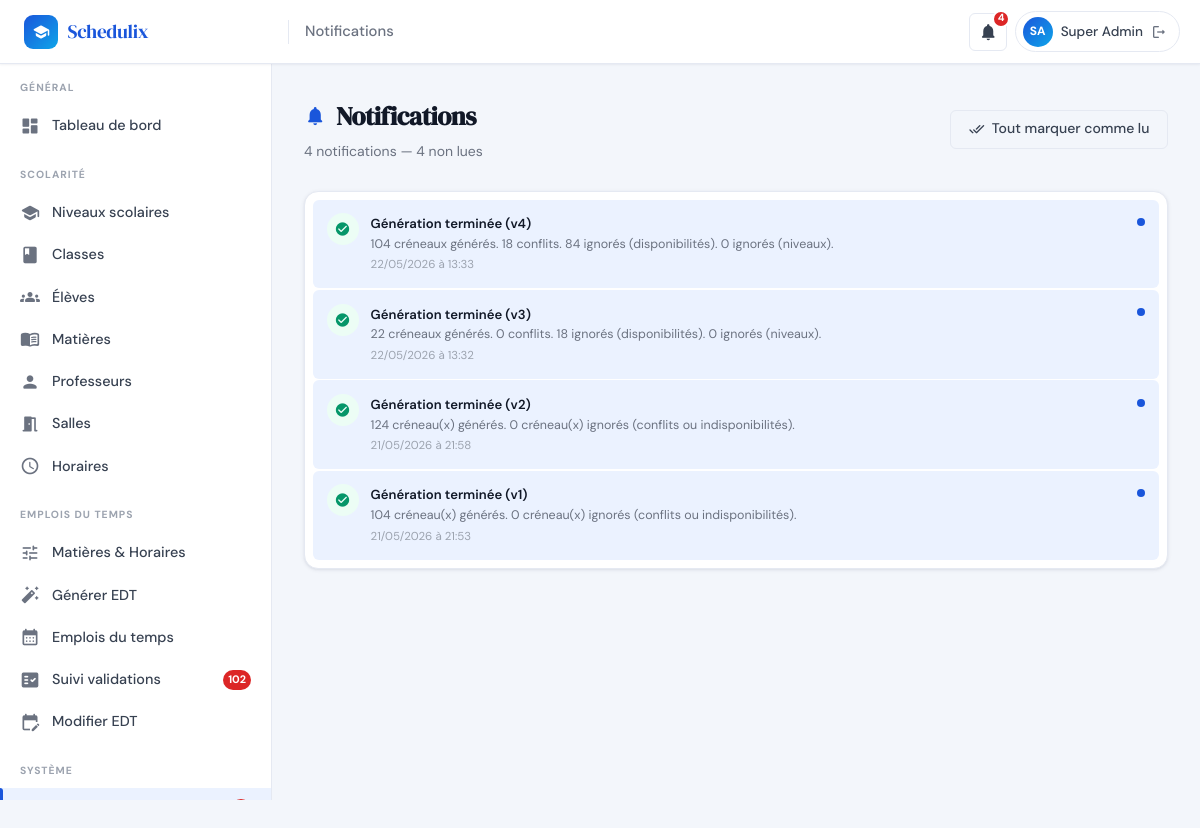
Before: /admin/notifications.php (signed in) with the older database file.
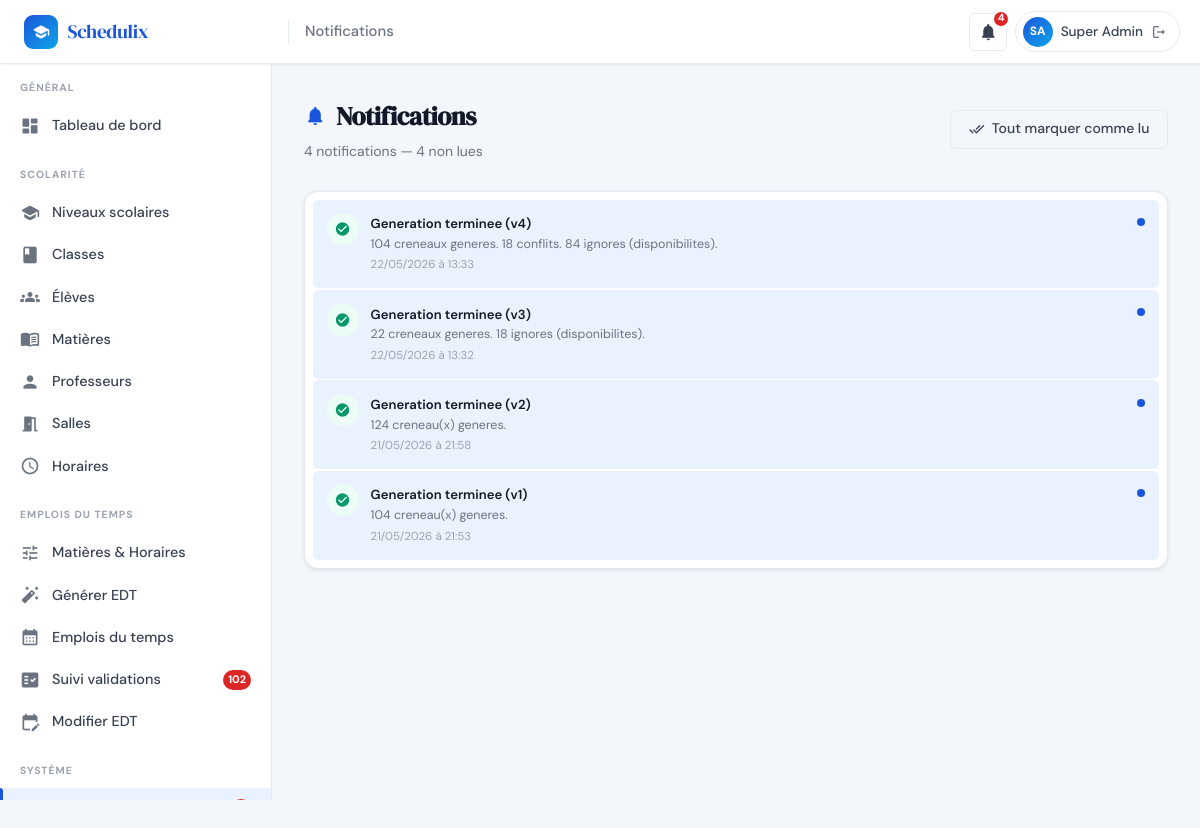
After: the same page with the newer database file.
### tables this page shows
CREATE TABLE IF NOT EXISTS `notifications` (
  `id`              INT(11)      NOT NULL AUTO_INCREMENT,
  `id_utilisateur`  INT(11)      NOT NULL,
  `titre`           VARCHAR(191) NOT NULL,
  `message`         TEXT         NOT NULL,
  `type`            ENUM('info','success','warning','danger') NOT NULL DEFAULT 'info',
  `est_lu`          TINYINT(1)   NOT NULL DEFAULT 0,
  `date_envoi`      TIMESTAMP    NOT NULL DEFAULT CURRENT_TIMESTAMP,
  PRIMARY KEY (`id`),
  KEY `id_utilisateur` (`id_utilisateur`),
  CONSTRAINT `notifications_ibfk_1`
    FOREIGN KEY (`id_utilisateur`) REFERENCES `utilisateurs` (`id`) ON DELETE CASCADE
);

### includes/auth.php (called while the page is built, shortened)
<?php
function isLoggedIn(): bool {
    return !empty($_SESSION['user_id']);
}
function getCurrentUser(): ?array {
    static $user = null;
    if ($user === null) {
        $stmt = getDB()->prepare('SELECT * FROM utilisateurs WHERE id=? AND statut="actif" LIMIT 1');
        $stmt->execute([$_SESSION['user_id']]);
        $user = $stmt->fetch() ?: null;
    }
    return $user;
}

### includes/db.php (called while the page is built, shortened)
<?php
function getDB(): PDO {
    static $pdo = null;
    if ($pdo === null) {
        $dsn = 'mysql:host=' . DB_HOST . ';dbname=' . DB_NAME . ';charset=' . DB_CHARSET;
        $options = [
            PDO::ATTR_ERRMODE            => PDO::ERRMODE_EXCEPTION,
            PDO::ATTR_DEFAULT_FETCH_MODE => PDO::FETCH_ASSOC,
            PDO::ATTR_EMULATE_PREPARES   => false,
        ];
        try {
            $pdo = new PDO($dsn, DB_USER, DB_PASS, $options);
        } catch (PDOException $e) {
            http_response_code(500);
            $msg = (getenv('APP_ENV') === 'production')
                ? 'Service temporairement indisponible.'
                : 'Connexion BDD impossible : ' . $e->getMessage();
            die(json_encode(['error' => $msg]));
        }
    }
    return $pdo;
}

### includes/functions.php (called while the page is built, shortened)
<?php
require_once __DIR__ . '/db.php';
function h(string $str): string {
    return htmlspecialchars($str, ENT_QUOTES, 'UTF-8');
}
function countNotificationsNonLues(int $userId): int {
    $stmt = getDB()->prepare('SELECT COUNT(*) FROM notifications WHERE id_utilisateur=? AND est_lu=0');
    $stmt->execute([$userId]);
    return (int)$stmt->fetchColumn();
}

### admin/notifications.php (the view, shortened to what this page needs)
<?php
require_once __DIR__ . '/../includes/db.php';
require_once __DIR__ . '/../includes/auth.php';
require_once __DIR__ . '/../includes/functions.php';
$currentUser = getCurrentUser();
$pdo = getDB();
$page  = max(1, (int)($_GET['page'] ?? 1));
$limit = 20;
$offset = ($page - 1) * $limit;
$stmtCount = $pdo->prepare('SELECT COUNT(*) FROM notifications WHERE id_utilisateur=?');
$stmtCount->execute([$currentUser['id']]);
$total = (int)$stmtCount->fetchColumn();
$stmt = $pdo->prepare('SELECT * FROM notifications WHERE id_utilisateur=? ORDER BY date_envoi DESC LIMIT ? OFFSET ?');
$stmt->execute([$currentUser['id'], $limit, $offset]);
$notifs = $stmt->fetchAll();
$nbUnread = countNotificationsNonLues($currentUser['id']);
include __DIR__ . '/../includes/header.php';
include __DIR__ . '/../includes/sidebar_admin.php';
?>
<div class="main-content">
  <div class="page-header">
    <div class="page-header-left">
      <h1 class="page-title"><span class="material-icons-round">notifications</span> Notifications</h1>
      <p class="page-subtitle"><?= $total ?> notification<?= $total>1?'s':'' ?> — <?= $nbUnread ?> non lue<?= $nbUnread>1?'s':'' ?></p>
    </div>
    <?php if ($nbUnread > 0): ?>
    <a href="?mark_all=1" class="btn btn-outline">
      <span class="material-icons-round">done_all</span> Tout marquer comme lu
    </a>
    <?php endif; ?>
  </div>
  <div class="card">
    <?php if (empty($notifs)): ?>
    <div class="card-body">
      <div class="empty-state">
        <div class="empty-state-icon"><span class="material-icons-round">notifications_none</span></div>
        <h3>Aucune notification</h3>
        <p>Vous n'avez reçu aucune notification pour le moment.</p>
      </div>
    </div>
    <?php else: ?>
    <div class="notif-list" style="padding:.5rem">
      <?php foreach ($notifs as $n):
        $icon = $n['type']==='success'?'check_circle':($n['type']==='warning'?'warning':'info');
      ?>
      <div class="notif-item<?= $n['est_lu']?'':' unread' ?>"
           onclick="markRead(<?= $n['id'] ?>)"
           style="cursor:pointer;border-radius:var(--radius-sm);padding:.85rem">
        <div class="notif-icon <?= h($n['type']) ?>">
          <span class="material-icons-round"><?= $icon ?></span>
        </div>
        <div class="notif-body" style="overflow:visible;white-space:normal">
          <div class="notif-title"><?= h($n['titre']) ?></div>
          <div class="notif-msg" style="white-space:normal;overflow:visible"><?= h($n['message']) ?></div>
          <div class="notif-date"><?= date('d/m/Y à H:i', strtotime($n['date_envoi'])) ?></div>
        </div>
        <?php if (!$n['est_lu']): ?>
        <div style="width:8px;height:8px;background:var(--primary);border-radius:50%;flex-shrink:0;margin-top:.3rem"></div>
        <?php endif; ?>
      </div>
      <?php endforeach; ?>
    </div>
    <?php endif; ?>
  </div>
</div>
</body></html>

Changed rows visible on the page:
changed notifications: titre "Génération terminée (v4)" → "Generation terminee (v4)"; message "104 créneaux générés. 18 conflits. 84 ignorés (disponibilités). 0 ignorés (niveaux)." → "104 creneaux generes. 18 conflits. 84 ignores (disponibilites)."
changed notifications: titre "Génération terminée (v3)" → "Generation terminee (v3)"; message "22 créneaux générés. 0 conflits. 18 ignorés (disponibilités). 0 ignorés (niveaux)." → "22 creneaux generes. 18 ignores (disponibilites)."
changed notifications: titre "Génération terminée (v2)" → "Generation terminee (v2)"; message "124 créneau(x) générés. 0 créneau(x) ignorés (conflits ou indisponibilités)." → "124 creneau(x) generes."
changed notifications: titre "Génération terminée (v1)" → "Generation terminee (v1)"; message "104 créneau(x) générés. 0 créneau(x) ignorés (conflits ou indisponibilités)." → "104 creneau(x) generes."
